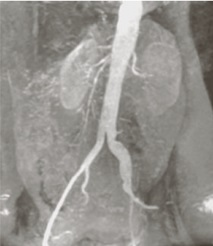
#> input picture datasets/img13.jpg, 213 x 246 px, found by its file name
$ python GrayLevelSlicing.py
#> lines starting #> are read from the running program, lines starting #| are printed output that depends on the picture; after the words box and inside, x2 and y2 are one past the last pixel; in counts of white or black regions, pixels touching at a corner belong together
import numpy as np, matplotlib.pyplot as plt, cv2

# (Gray-Level Slicing)
def slicedGreyScale(image,T1=150, T2=240, keep_bg=True):
#> called with T1 = 160, T2 = 250, keep_bg = True
        gray = cv2.cvtColor(image, cv2.COLOR_BGR2GRAY) if image.ndim == 3 else image
        mask = (gray > T1) & (gray < T2)
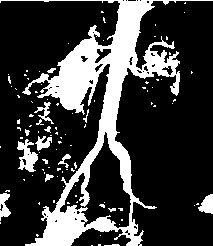
#> mask: shape (246, 213) bool; 23.4% white; 101 white regions (86 under 20 px), largest, box (x1, y1, x2, y2) and area: (0, 0, 213, 246) 10615, (17, 139, 38, 172) 368, (198, 194, 213, 214) 198
        out = gray.copy() if keep_bg else np.zeros_like(gray, np.uint8)
        out[mask] = np.clip(gray[mask].astype(np.int16) + 60, 0, 255).astype(np.uint8)
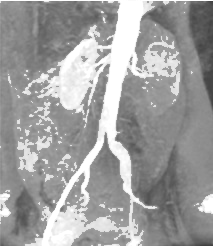
#> out: shape (246, 213); min 64, max 255, mean 158.9
        return out


# --- HE tự viết cho ảnh xám uint8 ---
def equalizeHistogram(img):
    N = img.size
#> N = 52398
    hist = np.bincount(img.ravel(), minlength=256)
#> hist = 256 values, max 3635 at index 255, min 0 at index 0, mean 204.7
    nz = np.flatnonzero(hist)
#> nz = 132 values from 64 to 255
    if nz.size == 0: return img.copy()
    cdf = hist.cumsum()
#> cdf = 256 values from 0 to 52398
    cdf_min = cdf[nz[0]]
#> cdf_min = 1
    if cdf_min == N: return img.copy()
    lut = np.floor((cdf - cdf_min) * 255.0 / (N - cdf_min)).clip(0, 255).astype(np.uint8)
#> lut = 256 values from 0 to 255
    return lut[img]
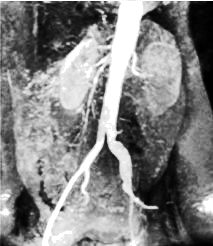
#> returned value: shape (246, 213); min 0, max 255, mean 129.2


# --- Đọc ảnh xám---
filename ="img13.jpg"
img = cv2.imread(filename,cv2.IMREAD_GRAYSCALE)

res = slicedGreyScale(img, T1=160, T2=250, keep_bg=True)

# HE & CLAHE trên ảnh negative
img_he = equalizeHistogram(res)
clahe = cv2.createCLAHE(clipLimit=1.8, tileGridSize=(8,8))
img_clahe = clahe.apply(res)
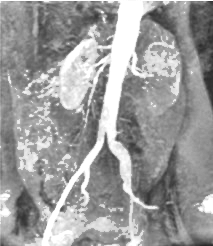
#> img_clahe: shape (246, 213); min 40, max 255, mean 155.9

# --- Hiển thị 4 ảnh + 4 histogram ---
fig, axs = plt.subplots(
    2, 2,
    figsize=(18, 10),     # to hơn
    dpi=150,              # nét hơn
    layout="constrained"  # tự canh sát nhau
)

axs[0,0].imshow(img, cmap='gray', vmin=0, vmax=255);  axs[0,0].set_title('Original');           axs[0,0].axis('off')
axs[0,1].imshow(res, cmap='gray', vmin=0, vmax=255);  axs[0,1].set_title('Gray-Level Slicing');           axs[0,1].axis('off')
axs[1,0].imshow(img_he, cmap='gray', vmin=0, vmax=255); axs[1,0].set_title('HE'); axs[1,0].axis('off')
axs[1,1].imshow(img_clahe, cmap='gray', vmin=0, vmax=255); axs[1,1].set_title('CLAHE'); axs[1,1].axis('off')

$ run again, with datasets/img1.jpg copied over datasets/img13.jpg
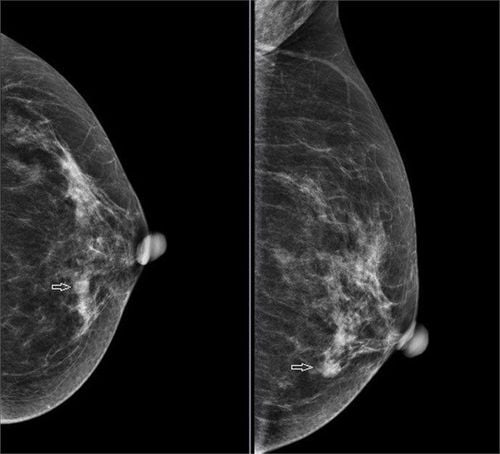
#> input picture datasets/img1.jpg, 500 x 454 px, found by its file name
#> in slicedGreyScale, `mask = (gray > T1) & (gray < T2)`:
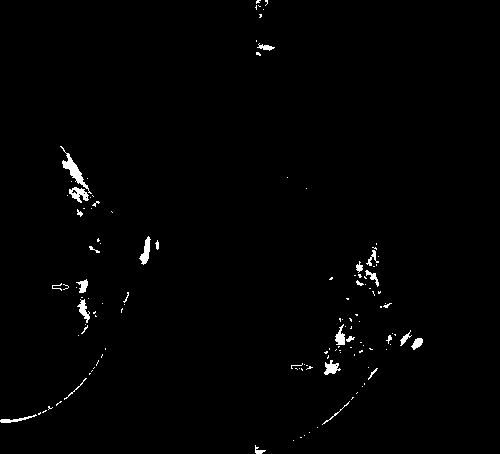
#> mask: shape (454, 500) bool; 1.1% white; 127 white regions (102 under 20 px), largest, box (x1, y1, x2, y2) and area: (60, 146, 92, 194) 313, (69, 187, 89, 203) 170, (139, 236, 151, 265) 164
#> out: shape (454, 500); min 0, max 255, mean 32.2
#> hist = 256 values, max 111848 at index 0, min 0 at index 161, mean 886.7
#> nz = 196 values from 0 to 255
#> cdf = 256 values from 111848 to 227000
#> cdf_min = 111848
#> lut = 256 values from 0 to 255
#> `img_clahe = clahe.apply(res)`:
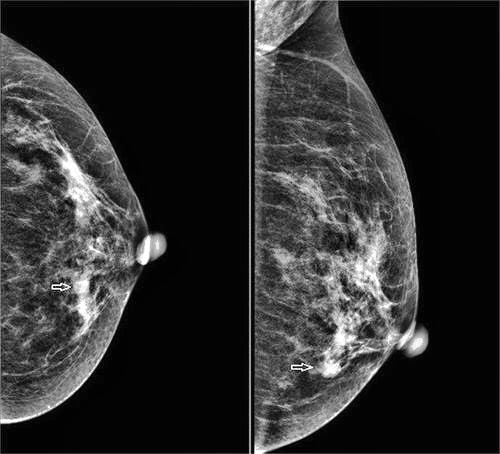
#> img_clahe: shape (454, 500); min 2, max 255, mean 45.7

$ run again, with datasets/img10.jpg copied over datasets/img13.jpg
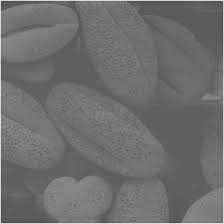
#> input picture datasets/img10.jpg, 224 x 224 px, found by its file name
#> img is the input picture: shape (224, 224); min 62, max 247, mean 110.4
#> in slicedGreyScale, `mask = (gray > T1) & (gray < T2)`:
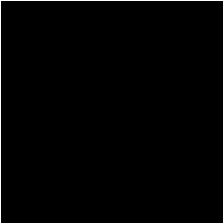
#> mask: shape (224, 224) bool; 1.8% white in thin lines or dots
#> out: shape (224, 224); 1.78% of pixels changed, all inside (x1, y1, x2, y2) = (0, 0, 224, 224)
#> hist = 256 values, max 3728 at index 95, min 0 at index 0, mean 196
#> nz = 76 values from 62 to 255
#> cdf = 256 values from 0 to 50176
#> cdf_min = 1
#> lut = 256 values from 0 to 255
#> `img_clahe = clahe.apply(res)`:
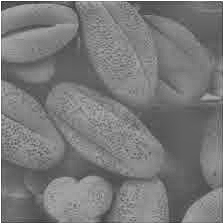
#> img_clahe: shape (224, 224); min 43, max 255, mean 122.8

$ run again, with datasets/img14.jpg copied over datasets/img13.jpg
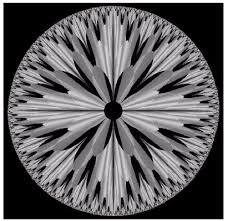
#> input picture datasets/img14.jpg, 228 x 221 px, found by its file name
#> in slicedGreyScale, `mask = (gray > T1) & (gray < T2)`:
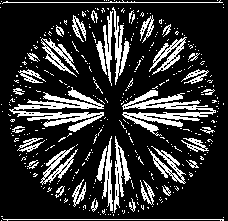
#> mask: shape (221, 228) bool; 19.6% white; 376 white regions (337 under 20 px), largest, box (x1, y1, x2, y2) and area: (9, 87, 104, 132) 1477, (122, 90, 216, 136) 1475, (114, 136, 131, 213) 472
#> out: shape (221, 228); min 0, max 255, mean 109
#> hist = 256 values, max 10405 at index 0, min 0 at index 161, mean 196.8
#> nz = 196 values from 0 to 255
#> cdf = 256 values from 10405 to 50388
#> cdf_min = 10405
#> lut = 256 values from 0 to 255
#> `img_clahe = clahe.apply(res)`:
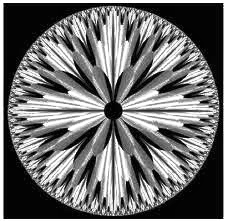
#> img_clahe: shape (221, 228); min 2, max 255, mean 110.8
